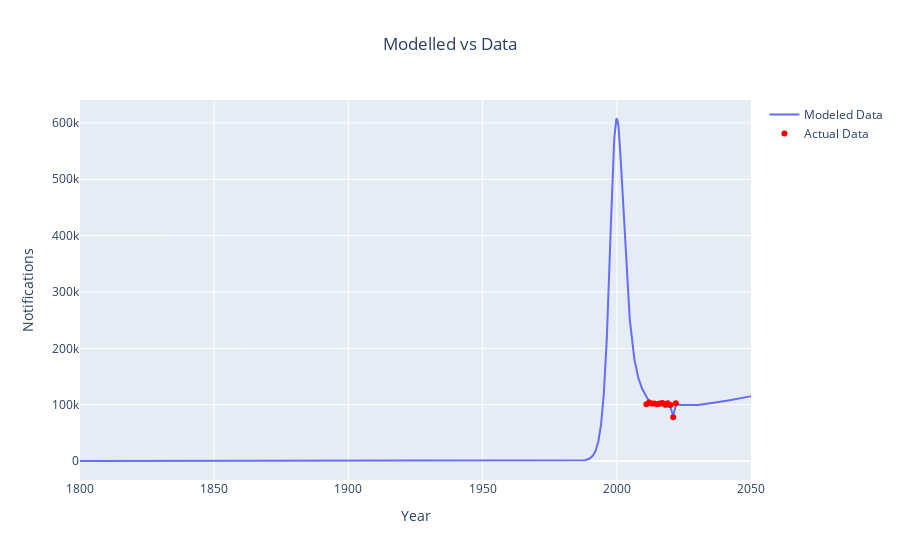

The code cell stored with this chart in its notebook:
### Code cell
plot_model_vs_actual(
    derived_df_0, targets['notification'], "notification", "Notifications", "Modelled vs Data"
)

### Figure 1 — Plotly figure (JSON) as saved in the notebook; plotly's stock layout.template omitted (floating-point values rounded to 4 significant figures; data arrays with more than 128 entries replaced by an {"elided": "..."} marker saying what was removed)
{"data": [{"mode": "lines", "name": "Modeled Data", "type": "scatter", "x": {"elided": "2501 float values"}, "y": {"elided": "2501 float values"}}, {"marker": {"color": "red"}, "mode": "markers", "name": "Actual Data", "type": "scatter", "x": [2011, 2012, 2013, 2014, 2015, 2016, 2017, 2018, 2019, 2020, 2021, 2022], "y": [100518, 103906, 102196, 102087, 100780, 102097, 102725, 99658, 102503, 99582, 77657, 102479]}], "layout": {"title": {"text": "Modelled vs Data", "x": 0.5}, "xaxis": {"title": {"text": "Year"}}, "yaxis": {"title": {"text": "Notifications"}}}}
